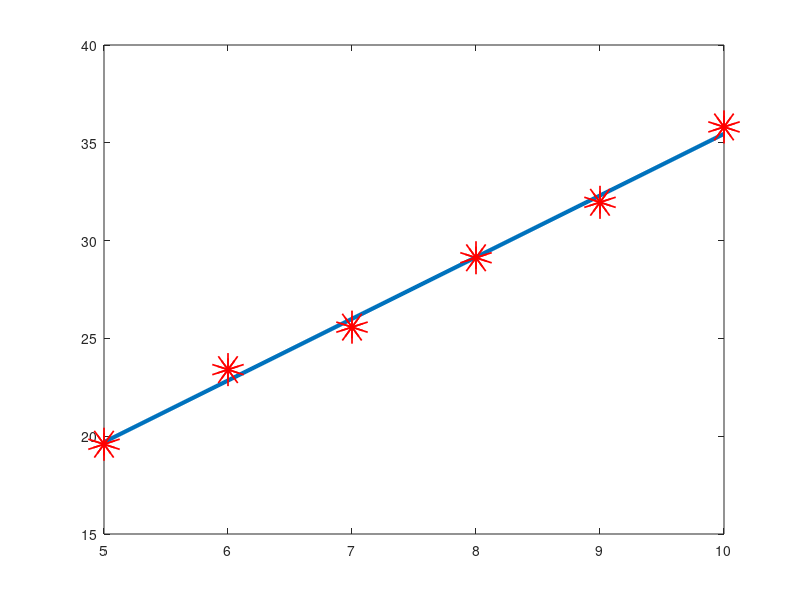

Write the MATLAB code that produced this figure.
%% Upgift 1
td=[5 6 7 8 9 10]';
yd=[19.5888 23.4043 25.5754 29.1231 31.9575 35.8116]'; 
A=[ones(size(td)) td];
x=A\yd; a=x(1); b=x(2);
n=length(td);
e=norm(A*x-yd)/sqrt(n);

y=a+b*td;
plot(td,y, 'linewidth', 3), hold on
for i=1:size(td)
     plot(td(i),yd(i), 'ro', 'markersize', 4, 'linewidth', 20)
end
%% Uppgift 2
